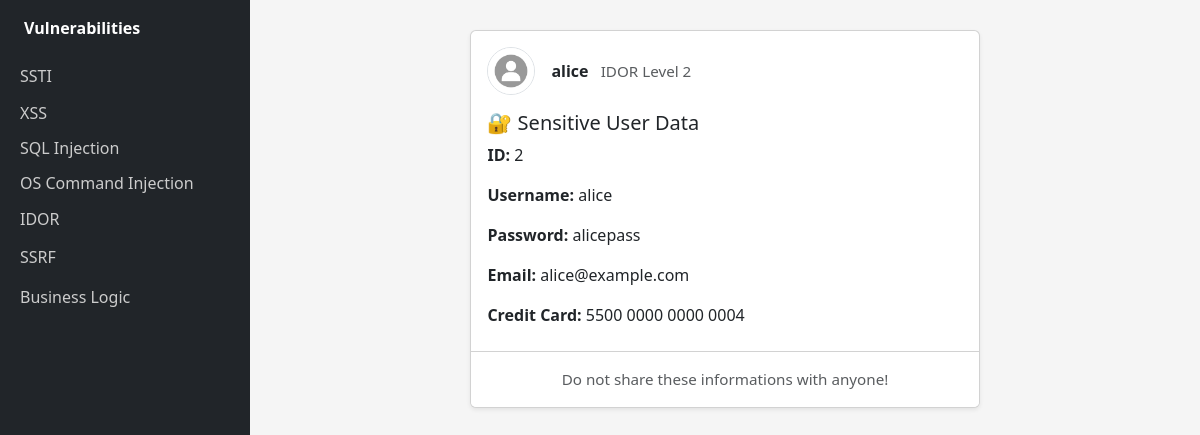
The app's page /IDOR/level/1?id=2 with its own data.
### tables this page shows
CREATE TABLE users (
    id INTEGER PRIMARY KEY AUTOINCREMENT,
    username TEXT,
    password TEXT,
    email TEXT,
    credit_card TEXT
);

### app.py (the view)
@app.route('/IDOR/level/1', methods=['GET', 'POST'])
def idor_level1():
    id = request.args.get('id', '')
    try:
        user = get_user_by_id(id)
        if user:
            return render_template(
                'idor.html',
                id=user[0],
                username=user[1],
                password=user[2],
                email=user[3],
                credit_card=user[4]
            )
        else:
            return "User not found", 404
    except Exception as e:
        return f"Invalid ID: {str(e)}", 400

### app.py (called while the page is built)
def get_user_by_id(user_id):
    conn = sqlite3.connect('database.db')
    c = conn.cursor()
    c.execute("SELECT id ,username ,password , email, credit_card FROM users WHERE id=?", (user_id,))
    user = c.fetchone()
    conn.close()
    return user

### templates/idor.html
{% extends "layout.html" %}
{% block content %}
<div class="row justify-content-center">
  <div class="col-md-7">
    <div class="card shadow-sm mb-4">
      <div class="card-body pb-2">
        <div class="d-flex align-items-center mb-3">
          <img src="{{ url_for('static', filename='profile.jpg') }}" alt="User" width="48" height="48" class="rounded-circle me-3 border" onerror="this.style.display='none'">
          <div>
            <span class="fw-bold">{{ username }}</span>
            <span class="text-muted ms-2" style="font-size: 0.95em;">IDOR Level 2</span>
          </div>
        </div>
        <div class="mb-3">
          <h5 class="mb-2">🔐 Sensitive User Data</h5>
          <p><strong>ID:</strong> {{ id }}</p>
          <p><strong>Username:</strong> {{ username }}</p>
          <p><strong>Password:</strong> {{ password }}</p>
          <p><strong>Email:</strong> {{ email }}</p>
          <p><strong>Credit Card:</strong> {{ credit_card }}</p>
        </div>
      </div>
      <div class="card-footer bg-white pt-3 pb-3 text-muted text-center" style="font-size: 0.95em;">
       Do not share these informations with anyone!<br>
      </div>
    </div>
  </div>
</div>
{% endblock %}

### templates/layout.html (style rules this page uses)
body { background-color: #f5f5f5; }

### records on screen
users: username "alice", password "alicepass", email "alice@example.com", credit_card "5500 0000 0000 0004"

### other values on screen
{{ id }} "2"
